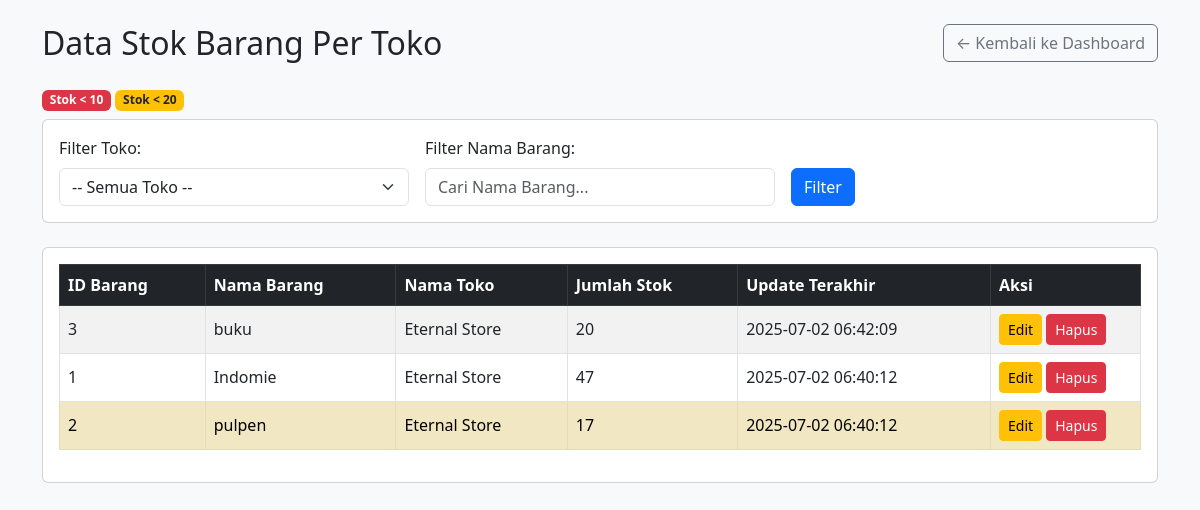
/stok_toko.php (signed in), run on the app's committed database.
### tables this page shows
CREATE TABLE `stoktoko` (
  `id_stok` int NOT NULL,
  `id_toko` int NOT NULL,
  `id_barang` int NOT NULL,
  `jumlah_stok` int NOT NULL,
  `tgl_update_stok` timestamp NOT NULL DEFAULT CURRENT_TIMESTAMP ON UPDATE CURRENT_TIMESTAMP
);

CREATE TABLE `barang` (
  `id_barang` int NOT NULL,
  `id_kategori` int NOT NULL,
  `nama_barang` varchar(255) NOT NULL,
  `harga_beli` decimal(15,2) NOT NULL,
  `harga_jual` decimal(15,2) NOT NULL,
  `satuan_barang` varchar(50) NOT NULL,
  `tgl_input` timestamp NOT NULL DEFAULT CURRENT_TIMESTAMP,
  `tgl_update` timestamp NOT NULL DEFAULT CURRENT_TIMESTAMP
);

CREATE TABLE `toko` (
  `id_toko` int NOT NULL,
  `nama_toko` varchar(100) NOT NULL,
  `alamat_toko` text NOT NULL,
  `tlp` varchar(20) NOT NULL,
  `image` varchar(255) NOT NULL DEFAULT 'gambar.jpg',
  `nama_pemilik` varchar(100) NOT NULL
);

### stok_toko.php (the view, shortened to what this page needs)
<?php
include 'config/koneksi.php';
$user_role = $_SESSION['role'];
$filter_nama_barang = isset($_GET['filter_nama_barang']) ? $_GET['filter_nama_barang'] : '';
$sql_stok = "
    SELECT b.id_barang, b.nama_barang, t.nama_toko, st.jumlah_stok, st.tgl_update_stok as tanggal_update_stok_terakhir
    FROM barang b
    JOIN stoktoko st ON b.id_barang = st.id_barang
    JOIN toko t ON st.id_toko = t.id_toko
";
$sql_stok .= " ORDER BY b.nama_barang ASC, t.nama_toko ASC";
$stmt_stok = mysqli_prepare($conn, $sql_stok);
mysqli_stmt_execute($stmt_stok);
$result_stok = mysqli_stmt_get_result($stmt_stok);
?>
<!DOCTYPE html>
<html lang="id">
<head>
    <link href="https://cdn.jsdelivr.net/npm/bootstrap@5.3.0/dist/css/bootstrap.min.css" rel="stylesheet">
</head>
<body class="bg-light">
    <div class="container py-4">
        <div class="d-flex justify-content-between align-items-center mb-4">
            <h2 class="mb-0">Data Stok Barang Per Toko</h2>
            <a href="dashboard.php" class="btn btn-outline-secondary">← Kembali ke Dashboard</a>
        </div>
        <div class="mb-2">
            <span class="badge bg-danger">Stok &lt; 10</span>
            <span class="badge bg-warning text-dark">Stok &lt; 20</span>
        </div>
        <div class="card mb-4">
            <div class="card-body">
                <form method="GET" action="stok_toko.php" class="row g-3 align-items-end">
                    <div class="col-md-4">
                        <label for="filter_toko_id" class="form-label">Filter Toko:</label>
                        <select name="filter_toko_id" id="filter_toko_id" class="form-select" <?= ($user_role === 'kasir') ? 'disabled' : '' ?> >
                            <?php if ($user_role !== 'kasir'): ?>
                                <option value="0">-- Semua Toko --</option>
                            <?php endif; ?>
                        </select>
                    </div>
                    <div class="col-md-4">
                        <label for="filter_nama_barang" class="form-label">Filter Nama Barang:</label>
                        <input type="text" name="filter_nama_barang" id="filter_nama_barang" class="form-control" placeholder="Cari Nama Barang..." value="<?= htmlspecialchars($filter_nama_barang) ?>">
                    </div>
                    <div class="col-md-auto">
                        <button type="submit" class="btn btn-primary">Filter</button>
                    </div>
                </form>
            </div>
        </div>
        <div class="card">
            <div class="card-body table-responsive">
                <table class="table table-bordered table-striped align-middle">
                    <thead class="table-dark">
                        <tr>
                            <th>ID Barang</th>
                            <th>Nama Barang</th>
                            <th>Nama Toko</th>
                            <th>Jumlah Stok</th>
                            <th>Update Terakhir</th>
                            <?php if (in_array($user_role, ['admin', 'manajer'])): ?>
                                <th style="width:150px;">Aksi</th>
                            <?php endif; ?>
                        </tr>
                    </thead>
                    <tbody>
                        <?php if (mysqli_num_rows($result_stok) > 0): ?>
                            <?php while ($row = mysqli_fetch_assoc($result_stok)): ?>
                                <?php
                                    $jumlah_stok = intval($row['jumlah_stok']);
                                    $row_class = '';
                                    if ($jumlah_stok < 10) { $row_class = 'table-danger'; }
                                    elseif ($jumlah_stok < 20) { $row_class = 'table-warning'; }
                                ?>
                                <tr class="<?= $row_class ?>">
                                    <td><?= $row['id_barang'] ?></td>
                                    <td><?= htmlspecialchars($row['nama_barang']) ?></td>
                                    <td><?= htmlspecialchars($row['nama_toko']) ?></td>
                                    <td><?= $jumlah_stok ?></td>
                                    <td><?= htmlspecialchars($row['tanggal_update_stok_terakhir'] ?? 'N/A') ?></td>
                                    <?php if (in_array($user_role, ['admin', 'manajer'])): ?>
                                    <td>
                                       <a href="barang/barang_edit.php?id=<?= $row['id_barang'] ?>&from=stok_toko" class="btn btn-sm btn-warning">Edit</a>
                                       <a href="barang/barang_hapus.php?id=<?= $row['id_barang'] ?>&from=stok_toko" class="btn btn-sm btn-danger" onclick="return confirm('Yakin hapus barang ini?')">Hapus</a>
                                    </td>
                                    <?php endif; ?>
                                </tr>
                            <?php endwhile; ?>
                        <?php else: ?>
                            <tr><td colspan="<?= (in_array($user_role, ['admin', 'manajer'])) ? '6' : '5' ?>" class="text-center">Tidak ada data stok ditemukan.</td></tr>
                        <?php endif; ?>
                    </tbody>
                </table>
            </div>
        </div>
    </div>
</body>
</html>

### data on the page
stoktoko: id_barang.id_barang "3", id_barang.nama_barang "buku", id_toko.nama_toko "Eternal Store", jumlah_stok "20", tgl_update_stok "2025-07-02 06:42:09"
stoktoko: id_barang.id_barang "1", id_barang.nama_barang "Indomie", id_toko.nama_toko "Eternal Store", jumlah_stok "47", tgl_update_stok "2025-07-02 06:40:12"
stoktoko: id_barang.id_barang "2", id_barang.nama_barang "pulpen", id_toko.nama_toko "Eternal Store", jumlah_stok "17", tgl_update_stok "2025-07-02 06:40:12"
